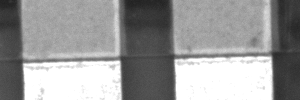
#> input picture HX_end/test/template1.bmp, 300 x 100 px
$ python test2.py
#> lines starting #> are read from the running program, lines starting #| are printed output that depends on the picture; after the words box and inside, x2 and y2 are one past the last pixel; in counts of white or black regions, pixels touching at a corner belong together; pictures that were not available may be replaced by others from this repository, and a replacement may not be noted
import cv2
import numpy as np
import os
from PIL import Image,ImageDraw

folder_path = 'D:/UVP/code_set/HX_end/pictures/'
image_formats = ['.jpg', '.jpeg', '.png', '.bmp', '.gif']
template1 = cv2.imread('template1.bmp')
#> template1 is the input picture: shape (100, 300, 3); min 33, max 255, mean 153.7
template2 = cv2.imread('template2.bmp')
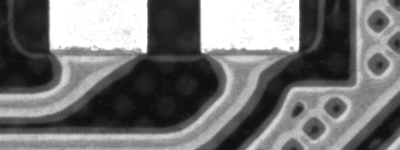
#> input picture HX_end/test/template2.bmp, 400 x 150 px
#> template2 is the input picture: shape (150, 400, 3); min 1, max 255, mean 116.9
h1, w1 = template1.shape[:2]
#> h1 = 100; w1 = 300
h2, w2 = template2.shape[:2]
#> h2 = 150; w2 = 400
temp1 = (400, 40)
temp2 = (400, 600)
point1 = (70,85)
point2 = (95,20)
roi1_x, roi1_y, roi1_w, roi1_h = 400, 40, 700, 300
roi2_x, roi2_y, roi2_w, roi2_h = 400, 600, 700, 300

for filename in os.listdir(folder_path):
    if any(filename.lower().endswith(ext) for ext in image_formats):
        file_path = os.path.join(folder_path, filename)
# file_path = 'D:/UVP/code_set/HX_end/pictures/Pic_2024_10_17_181746_14.bmp'
        image = cv2.imread(file_path)
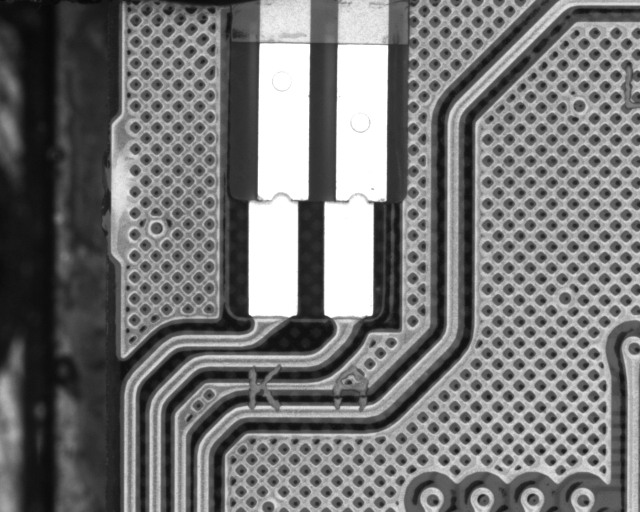
#> input picture HX_end/align_Pic/a1/Pic_2024_10_17_181746_14.bmp, 1280 x 1024 px, given as the content of the folder D:/UVP/code_set/HX_end/pictures/, which was not available (shown at 1/2 size)
#> image is the input picture: shape (1024, 1280, 3); min 5, max 255, mean 117
        roi1 = image[roi1_y:roi1_y+roi1_h, roi1_x:roi1_x+roi1_w]
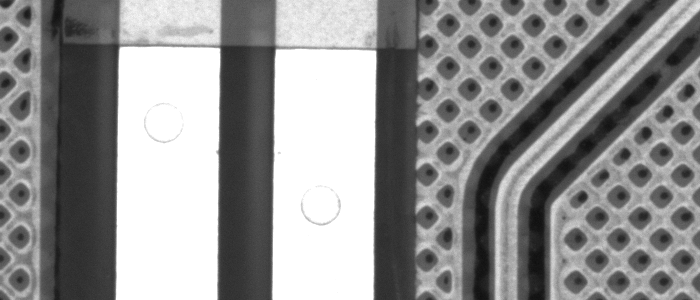
#> roi1: shape (300, 700, 3); min 14, max 255, mean 145.3
        roi2 = image[roi2_y:roi2_y+roi2_h, roi2_x:roi2_x+roi2_w]
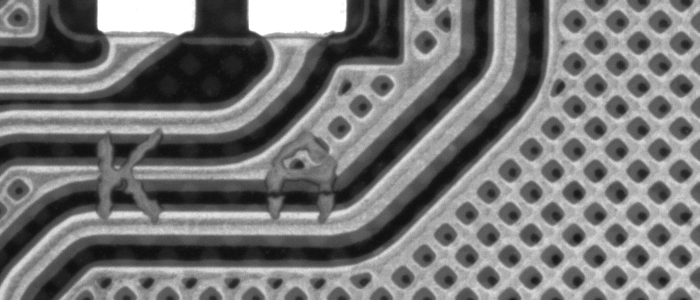
#> roi2: shape (300, 700, 3); min 12, max 255, mean 118.7
# [15 lines of commented-out code are left out]

        result1 = cv2.matchTemplate(roi1, template1, cv2.TM_CCOEFF_NORMED)
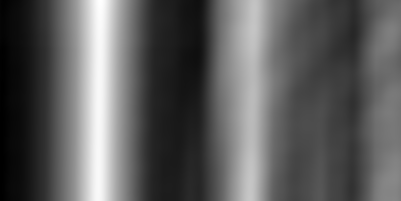
#> result1: shape (201, 401) float32; min -0.507, max 0.854, mean -0.00632; drawn with min black and max white
        result2 = cv2.matchTemplate(roi2, template2, cv2.TM_CCOEFF_NORMED)
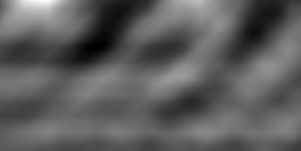
#> result2: shape (151, 301) float32; min -0.293, max 0.51, mean 0.00409; drawn with min black and max white
        _, max_val1, _, max_loc1 = cv2.minMaxLoc(result1)
#> max_val1 = 0.854; max_loc1 = (100, 0)
        _, max_val2, _, max_loc2 = cv2.minMaxLoc(result2)
#> max_val2 = 0.51; max_loc2 = (45, 0)
        loc1 = tuple([a + b for a, b in zip(max_loc1, temp1)])
#> loc1 = (500, 40)
        loc2 = tuple([a + b for a, b in zip(max_loc2, temp2)])
#> loc2 = (445, 600)
        if max_val1 > 0.1 and max_val2 > 0.1:  # 假设阈值为0.8
            top_left = loc1
#> top_left = (500, 40)
            bottom_right = (top_left[0] + w1, top_left[1] + h1)
#> bottom_right = (800, 140)
            point1_loc = tuple([a + b for a, b in zip(top_left, point1)])
#> point1_loc = (570, 125)
            cv2.rectangle(image, top_left, bottom_right, (0,255,0), 2)
            top_left = loc2
#> top_left = (445, 600)
            bottom_right = (top_left[0] + w2, top_left[1] + h2)
#> bottom_right = (845, 750)
            point2_loc = tuple([a + b for a, b in zip(top_left, point2)])
#> point2_loc = (540, 620)
            cv2.rectangle(image, top_left, bottom_right, (0,255,0), 2)
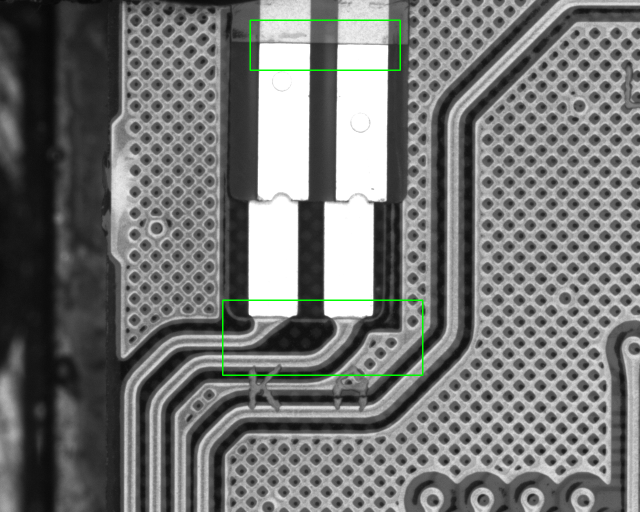
#> image: shape (1024, 1280, 3) (shown at 1/2 size); mean B, G, R 116.4, 117.5, 116.4
            cross_size = 10
            cv2.line(image, (point1_loc[0] - cross_size, point1_loc[1]), (point1_loc[0] + cross_size, point1_loc[1]), (0, 0, 255), 2)  # 水平线
#> image: shape (1024, 1280, 3); under 0.01% of pixels changed, all inside (x1, y1, x2, y2) = (559, 124, 582, 127)
            cv2.line(image, (point1_loc[0], point1_loc[1] - cross_size), (point1_loc[0], point1_loc[1] + cross_size), (0, 0, 255), 2)  # 垂直线
#> image: shape (1024, 1280, 3); mean B, G, R 116.4, 117.5, 116.4
            cv2.line(image, (point2_loc[0] - cross_size, point2_loc[1]), (point2_loc[0] + cross_size, point2_loc[1]), (0, 0, 255), 2)  # 水平线
#> image: shape (1024, 1280, 3); mean B, G, R 116.4, 117.5, 116.4
            cv2.line(image, (point2_loc[0], point2_loc[1] - cross_size), (point2_loc[0], point2_loc[1] + cross_size), (0, 0, 255), 2)  # 垂直线
#> image: shape (1024, 1280, 3); mean B, G, R 116.3, 117.5, 116.4
            cv2.imshow(filename, image)

# 等待按键，然后关闭所有窗口
cv2.waitKey(0)
cv2.destroyAllWindows()
